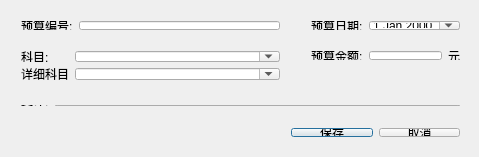
<?xml version="1.0" encoding="UTF-8"?>
<ui version="4.0">
 <class>BudgetMgrEditClass</class>
 <widget class="QDialog" name="BudgetMgrEditClass">
  <property name="geometry">
   <rect>
    <x>0</x>
    <y>0</y>
    <width>479</width>
    <height>157</height>
   </rect>
  </property>
  <property name="maximumSize">
   <size>
    <width>559</width>
    <height>337</height>
   </size>
  </property>
  <property name="windowTitle">
   <string>BudgetMgrEdit</string>
  </property>
  <widget class="QWidget" name="formLayoutWidget">
   <property name="geometry">
    <rect>
     <x>300</x>
     <y>10</y>
     <width>171</width>
     <height>31</height>
    </rect>
   </property>
   <layout class="QFormLayout" name="formLayout_2">
    <item row="0" column="0">
     <widget class="QLabel" name="Label_3">
      <property name="text">
       <string>预算日期:</string>
      </property>
     </widget>
    </item>
    <item row="0" column="1">
     <widget class="QDateEdit" name="budgetDate">
      <property name="minimumDate">
       <date>
        <year>1752</year>
        <month>9</month>
        <day>14</day>
       </date>
      </property>
      <property name="calendarPopup">
       <bool>true</bool>
      </property>
      <property name="date">
       <date>
        <year>2000</year>
        <month>1</month>
        <day>1</day>
       </date>
      </property>
     </widget>
    </item>
   </layout>
  </widget>
  <widget class="QWidget" name="formLayoutWidget_2">
   <property name="geometry">
    <rect>
     <x>10</x>
     <y>10</y>
     <width>281</width>
     <height>31</height>
    </rect>
   </property>
   <layout class="QFormLayout" name="formLayout_3">
    <item row="0" column="0">
     <widget class="QLabel" name="label">
      <property name="text">
       <string>预算编号:</string>
      </property>
     </widget>
    </item>
    <item row="0" column="1">
     <widget class="QLineEdit" name="budgetId"/>
    </item>
   </layout>
  </widget>
  <widget class="QWidget" name="formLayoutWidget_3">
   <property name="geometry">
    <rect>
     <x>10</x>
     <y>40</y>
     <width>281</width>
     <height>51</height>
    </rect>
   </property>
   <layout class="QFormLayout" name="formLayout_4">
    <item row="0" column="0">
     <widget class="QLabel" name="Label">
      <property name="text">
       <string>科目:</string>
      </property>
     </widget>
    </item>
    <item row="0" column="1">
     <widget class="QComboBox" name="budgetTitle">
      <property name="editable">
       <bool>true</bool>
      </property>
     </widget>
    </item>
    <item row="1" column="0">
     <widget class="QLabel" name="Label_2">
      <property name="text">
       <string>详细科目</string>
      </property>
     </widget>
    </item>
    <item row="1" column="1">
     <widget class="QComboBox" name="budgetSubtitle">
      <property name="editable">
       <bool>true</bool>
      </property>
     </widget>
    </item>
   </layout>
  </widget>
  <widget class="QWidget" name="formLayoutWidget_4">
   <property name="geometry">
    <rect>
     <x>300</x>
     <y>70</y>
     <width>171</width>
     <height>23</height>
    </rect>
   </property>
   <layout class="QFormLayout" name="formLayout_5">
    <property name="fieldGrowthPolicy">
     <enum>QFormLayout::AllNonFixedFieldsGrow</enum>
    </property>
   </layout>
  </widget>
  <widget class="QWidget" name="horizontalLayoutWidget">
   <property name="geometry">
    <rect>
     <x>280</x>
     <y>117</y>
     <width>191</width>
     <height>31</height>
    </rect>
   </property>
   <layout class="QHBoxLayout" name="horizontalLayout">
    <item>
     <widget class="QPushButton" name="btnSave">
      <property name="text">
       <string>保存</string>
      </property>
     </widget>
    </item>
    <item>
     <widget class="QPushButton" name="btnCancel">
      <property name="text">
       <string>取消</string>
      </property>
     </widget>
    </item>
   </layout>
  </widget>
  <widget class="QWidget" name="horizontalLayoutWidget_2">
   <property name="geometry">
    <rect>
     <x>300</x>
     <y>40</y>
     <width>171</width>
     <height>31</height>
    </rect>
   </property>
   <layout class="QHBoxLayout" name="horizontalLayout_2">
    <item>
     <widget class="QLabel" name="Label_4">
      <property name="text">
       <string>预算金额:</string>
      </property>
     </widget>
    </item>
    <item>
     <widget class="QLineEdit" name="budgetAmount"/>
    </item>
    <item>
     <widget class="QLabel" name="label_2">
      <property name="text">
       <string>元</string>
      </property>
     </widget>
    </item>
   </layout>
  </widget>
  <widget class="QWidget" name="horizontalLayoutWidget_3">
   <property name="geometry">
    <rect>
     <x>10</x>
     <y>94</y>
     <width>461</width>
     <height>23</height>
    </rect>
   </property>
   <layout class="QHBoxLayout" name="horizontalLayout_3">
    <item>
     <widget class="QLabel" name="label_3">
      <property name="text">
       <string>备注:</string>
      </property>
     </widget>
    </item>
    <item>
     <widget class="QLineEdit" name="budgetMemo"/>
    </item>
   </layout>
  </widget>
 </widget>
 <layoutdefault spacing="6" margin="11"/>
 <resources/>
 <connections>
  <connection>
   <sender>btnSave</sender>
   <signal>clicked()</signal>
   <receiver>BudgetMgrEditClass</receiver>
   <slot>accept()</slot>
   <hints>
    <hint type="sourcelabel">
     <x>326</x>
     <y>105</y>
    </hint>
    <hint type="destinationlabel">
     <x>240</x>
     <y>65</y>
    </hint>
   </hints>
  </connection>
  <connection>
   <sender>btnCancel</sender>
   <signal>clicked()</signal>
   <receiver>BudgetMgrEditClass</receiver>
   <slot>reject()</slot>
   <hints>
    <hint type="sourcelabel">
     <x>424</x>
     <y>105</y>
    </hint>
    <hint type="destinationlabel">
     <x>240</x>
     <y>65</y>
    </hint>
   </hints>
  </connection>
 </connections>
</ui>
